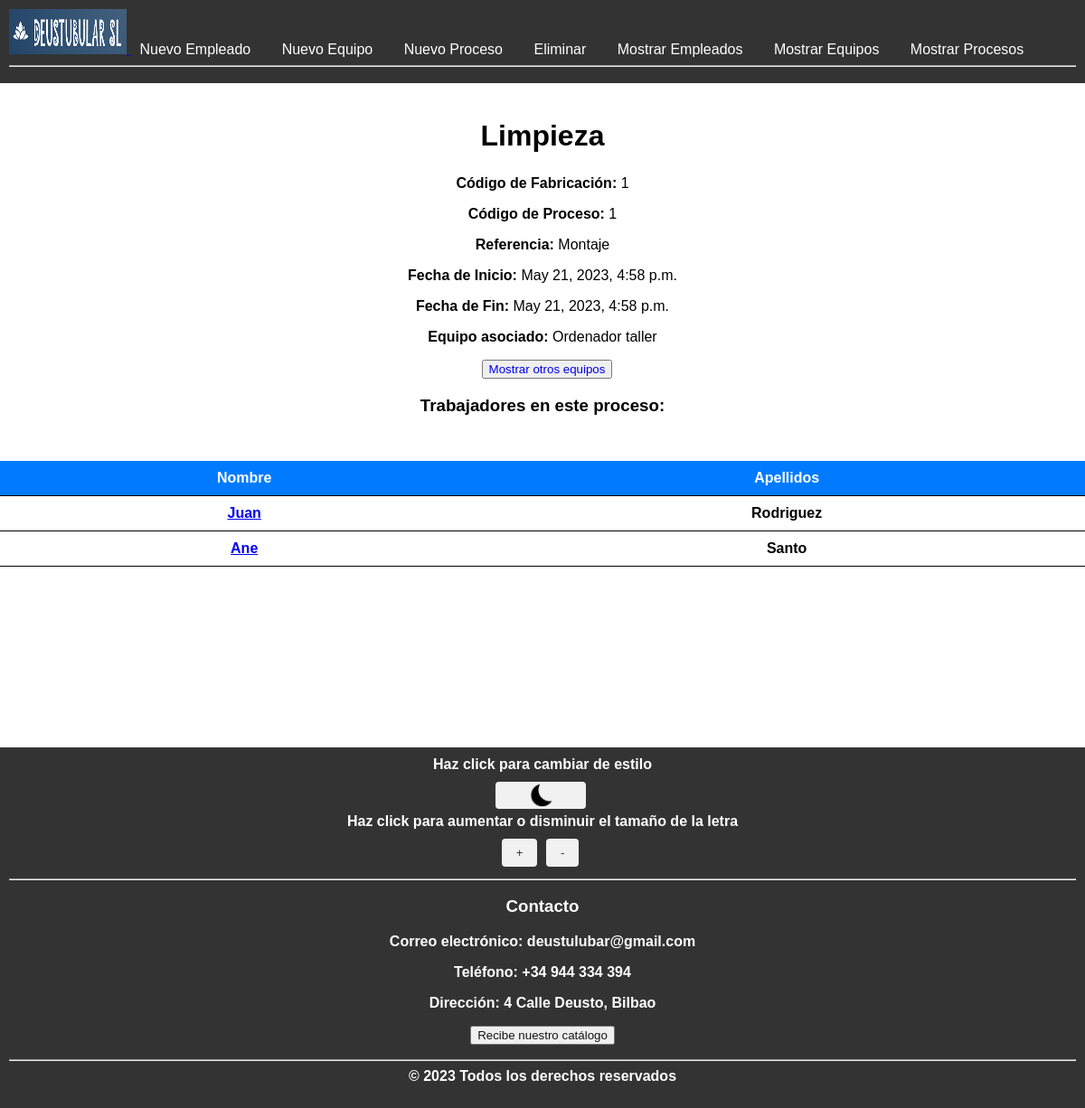
Page /procesos/1/ on the committed database.
### DeustubularSL_app/models.py (models this page shows, shortened)
class proceso (models.Model):
    nombre = models.CharField(max_length = 150)
    ordenFabricacion = models.IntegerField(default=0)
    codigoProceso = models.IntegerField(default=0)
    referencia = models.ForeignKey(Referencia, on_delete=models.CASCADE)
    fechaIni = models.DateTimeField(default=datetime.datetime.today)
    fechaFin = models.DateTimeField(default=datetime.datetime.today)
    FKidEquipo = models.ForeignKey (equipo, on_delete = models.CASCADE, related_name='procesos')

class Referencia(models.Model):
    nombre = models.CharField(max_length=150)
    def __str__(self):
        return self.nombre

class equipo (models.Model):
    nombre = models.CharField(max_length = 150)
    modelo = models.CharField(max_length = 150)
    fechaAdquisicion = models.DateTimeField(default=datetime.datetime.today)
    fechaInstalacion = models.DateTimeField(default=datetime.datetime.today)
    categoria = models.ForeignKey(Categoria, on_delete=models.CASCADE)
    def __str__(self):
        return self.nombre

class empleado (models.Model):
    nombre = models.CharField(max_length = 150)
    apellidos = models.CharField(max_length = 150)
    DNI = models.CharField(max_length = 150)
    email = models.CharField(max_length = 150)
    telfono = models.IntegerField (max_length=9,default=0)
    FKidProcesp = models.ForeignKey (proceso, on_delete = models.CASCADE)

### DeustubularSL_app/views.py (the view)
# urls.py: path('procesos/<int:proceso_id>/', views.detalle_proceso, name='detalle_proceso'),
def detalle_proceso(request, proceso_id):
    procesos = get_object_or_404(proceso, pk=proceso_id)
    empleados = empleado.objects.order_by('FKidProcesp')
    context = {
         'proceso': procesos,
         'empleados' : empleados
    }
    return render(request, 'DeustubularSL_app/proceso_detalle.html', context)

### DeustubularSL_app/templates/DeustubularSL_app/proceso_detalle.html (shortened to what this page needs)
{% extends 'base.html' %}
{% block contenido %}
<h1>{{ proceso.nombre }}</h1>
<p><strong>Código de Fabricación: </strong>{{ proceso.ordenFabricacion }}</p>
<p><strong>Código de Proceso: </strong>{{ proceso.codigoProceso }}</p>
<p><strong>Referencia: </strong>{{ proceso.referencia }}</p>
<p><strong>Fecha de Inicio:</strong> {{ proceso.fechaIni }}</p>
<p><strong>Fecha de Fin:</strong> {{ proceso.fechaFin }}</p>
<p><strong>Equipo asociado: </strong>{{ proceso.FKidEquipo }}</p>
<p><button class="btn-mostrar-equipo"><a href="{% url 'listar_equipo' %}">Mostrar otros equipos</a></button></p>
<h3><strong>Trabajadores en este proceso: </h3>
<table>
  <thead>
    <tr>
      <th>Nombre</th>
      <th>Apellidos</th>
    </tr>
  </thead>
  <tbody>
    {% for empleado in empleados %}
    {% if empleado.FKidProcesp.nombre == proceso.nombre %}
    <tr>
      <td><a href="{% url 'detalle_empleado' empleado.id %}">{{ empleado.nombre }}</a></td>
      <td>{{ empleado.apellidos }}</td>
    </tr>
    {% endif %}
    {% endfor %}
  </tbody>
</table>
{% endblock %}

### DeustubularSL_app/static/style.css (style rules this page uses)
body { font-family: Arial, sans-serif; margin: 0; padding: 0; }
h1 { margin-top: 20px; text-align: center; margin-bottom: 25px; }
.btn-mostrar-equipo { display: inline-block; margin-left: 10px; vertical-align: middle; }
.btn-mostrar-equipo a { text-decoration: none; }
table { border-collapse: collapse; width: 100%; margin-top: 50px; }
th, td { padding: 10px; text-align: center; border-bottom: 1px solid #000000; }
th { background-color: #007bff; color: #fffefe; }
p { text-align: center; }
h3 { text-align: center; }

### rows in the picture
proceso: nombre "Limpieza", ordenFabricacion "1", codigoProceso "1", referencia "Montaje", fechaIni "May 21, 2023, 4:58 p.m.", fechaFin "May 21, 2023, 4:58 p.m.", FKidEquipo "Ordenador taller"
empleado: nombre "Juan", apellidos "Rodriguez"
empleado: nombre "Ane", apellidos "Santo"
